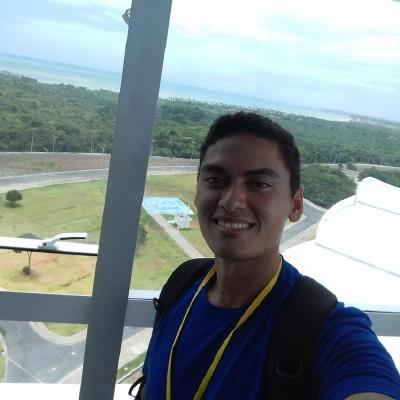
#> input picture computer_vision/yolo_tutorial/me.jpeg, 400 x 400 px, given in place of me.jpg, which was not available
$ python joining_images.py
#> lines starting #> are read from the running program, lines starting #| are printed output that depends on the picture; after the words box and inside, x2 and y2 are one past the last pixel; in counts of white or black regions, pixels touching at a corner belong together; pictures that were not available may be replaced by others from this repository, and a replacement may not be noted
### computer_vision/basic/myUtils.py
import cv2
import numpy as np

def stackImages(imgArray,scale,lables=[]):
    sizeW= imgArray[0][0].shape[1]
    sizeH = imgArray[0][0].shape[0]
    rows = len(imgArray)
    cols = len(imgArray[0])
    rowsAvailable = isinstance(imgArray[0], list)
    width = imgArray[0][0].shape[1]
    height = imgArray[0][0].shape[0]
    if rowsAvailable:
        for x in range ( 0, rows):
            for y in range(0, cols):
                imgArray[x][y] = cv2.resize(imgArray[x][y], (sizeW, sizeH), None, scale, scale)
                if len(imgArray[x][y].shape) == 2: imgArray[x][y]= cv2.cvtColor( imgArray[x][y], cv2.COLOR_GRAY2BGR)
        imageBlank = np.zeros((height, width, 3), np.uint8)
        hor = [imageBlank]*rows
        hor_con = [imageBlank]*rows
        for x in range(0, rows):
            hor[x] = np.hstack(imgArray[x])
            hor_con[x] = np.concatenate(imgArray[x])
        ver = np.vstack(hor)
        ver_con = np.concatenate(hor)
    else:
        for x in range(0, rows):
            imgArray[x] = cv2.resize(imgArray[x], (sizeW, sizeH), None, scale, scale)
            if len(imgArray[x].shape) == 2: imgArray[x] = cv2.cvtColor(imgArray[x], cv2.COLOR_GRAY2BGR)
        hor= np.hstack(imgArray)
        hor_con= np.concatenate(imgArray)
        ver = hor
    if len(lables) != 0:
        eachImgWidth= int(ver.shape[1] / cols)
        eachImgHeight = int(ver.shape[0] / rows)
        print(eachImgHeight)
        for d in range(0, rows):
            for c in range (0,cols):
                cv2.rectangle(ver,(c*eachImgWidth,eachImgHeight*d),(c*eachImgWidth+len(lables[d][c])*13+27,30+eachImgHeight*d),(255,255,255),cv2.FILLED)
                cv2.putText(ver,lables[d][c],(eachImgWidth*c+10,eachImgHeight*d+20),cv2.FONT_HERSHEY_COMPLEX,0.7,(255,0,255),2)
    return ver

### computer_vision/basic/joining_images.py
import cv2
import numpy as np
import myUtils


img = cv2.imread('resources/me.jpg')
#> img is the input picture: shape (400, 400, 3); mean B, G, R 147.2, 144.7, 132.2
img = cv2.resize(img, (306,408))
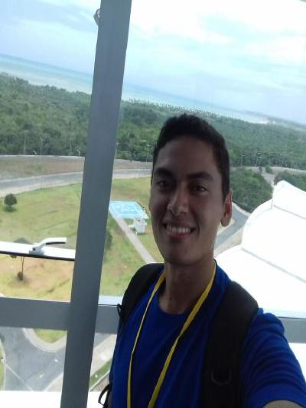
#> img: shape (408, 306, 3); mean B, G, R 147.1, 144.6, 132

imgGray = cv2.cvtColor(img, cv2.COLOR_BGR2GRAY)
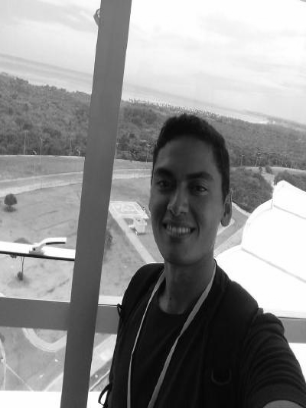
#> imgGray: shape (408, 306); min 2, max 255, mean 141.1
imgEdge = cv2.Canny(img, 100, 200)
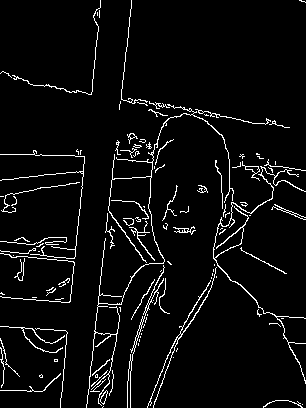
#> imgEdge: shape (408, 306); 4.9% white in thin lines or dots
imgBlur = cv2.GaussianBlur(img, (5,5), 0)

kernel = np.ones((2,2), np.dtype('uint'))

imgDilation = cv2.dilate(imgEdge, kernel, iterations=2)
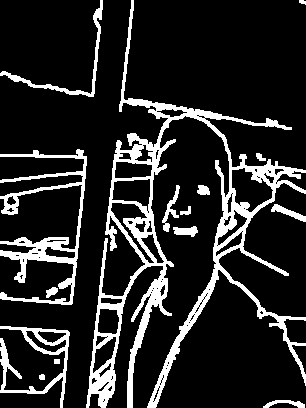
#> imgDilation: shape (408, 306); 15.3% white; 15 white regions, largest, box (x1, y1, x2, y2) and area: (86, 0, 306, 408) 12506, (0, 149, 87, 305) 3177, (0, 326, 70, 408) 1410
imgEration  = cv2.erode(imgDilation, kernel, iterations=2)
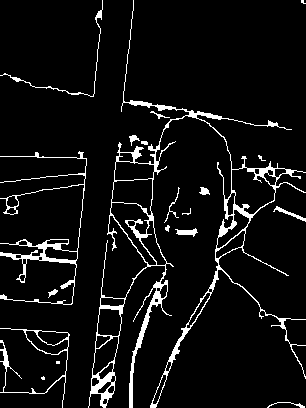
#> imgEration: shape (408, 306); 6.6% white; 19 white regions (5 under 20 px), largest, box (x1, y1, x2, y2) and area: (88, 0, 306, 408) 5389, (0, 151, 87, 305) 1383, (0, 328, 70, 408) 532

stackedImages = myUtils.stackImages([[img, imgGray, imgEdge],
                                     [imgBlur, imgDilation, imgEration]],
                                     0.01)
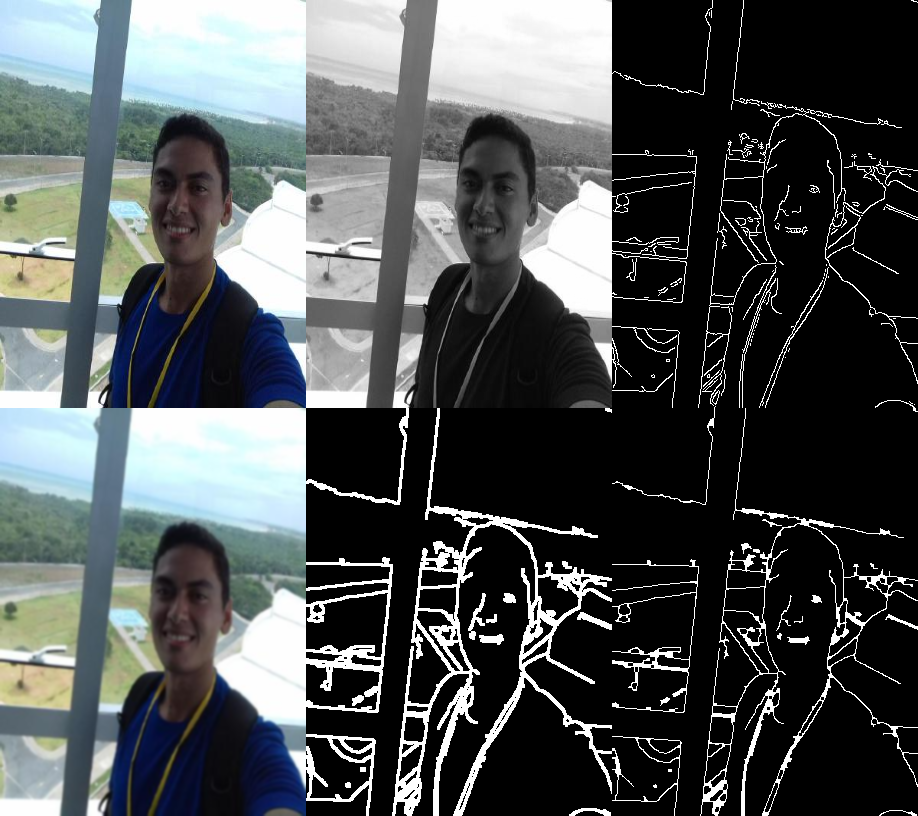
#> stackedImages: shape (816, 918, 3); mean B, G, R 83.9, 83.1, 78.9

cv2.imshow('Image', stackedImages)

# [5 lines of commented-out code are left out]

cv2.waitKey(0)
